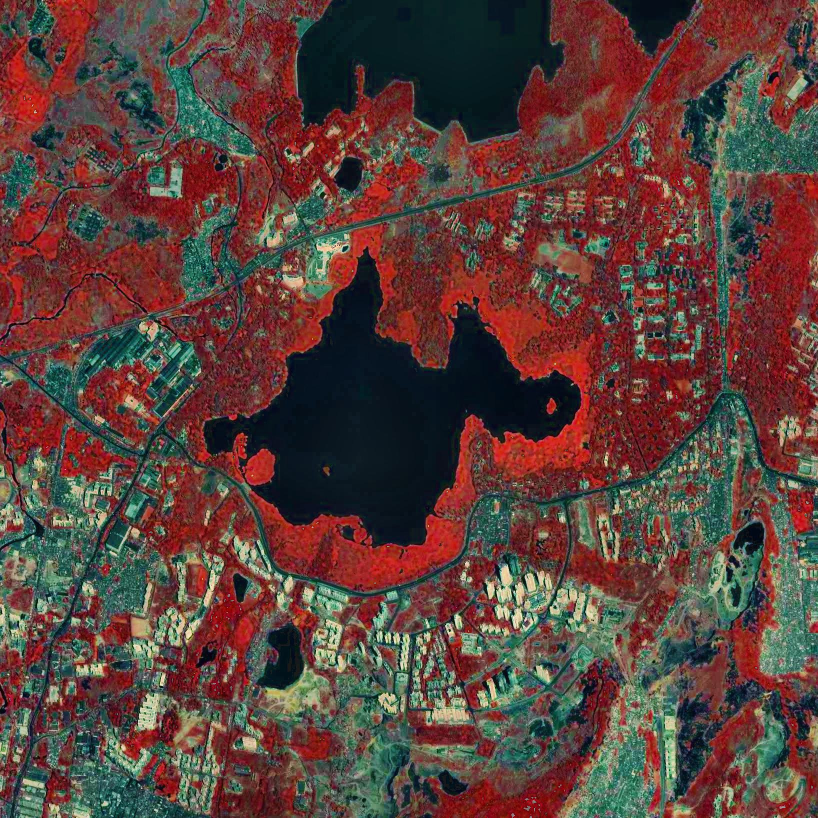
#> input picture Fused Images/2j_fused.jpg, 1636 x 1636 px, found by its file name (shown at 1/2 size)
$ python Segmentation.py
#> lines starting #> are read from the running program, lines starting #| are printed output that depends on the picture; pictures that were not available may be replaced by others from this repository, and a replacement may not be noted
import numpy as np
import matplotlib.pyplot as plt
from sklearn.cluster import KMeans
import cv2

#ualize and print each cluster
#for i in range(k):
image1 = plt.imread('D:/IMAGEE SEG/Registered imgs/2j/2j_fused.jpg')  # Load the satellite image
#> image1 is the input picture: shape (1636, 1636, 3); mean R, G, B 91.8, 64.6, 59.2
image1gray = cv2.cvtColor(image1,code=cv2.COLOR_RGB2GRAY)  # Load the satellite image grayscale
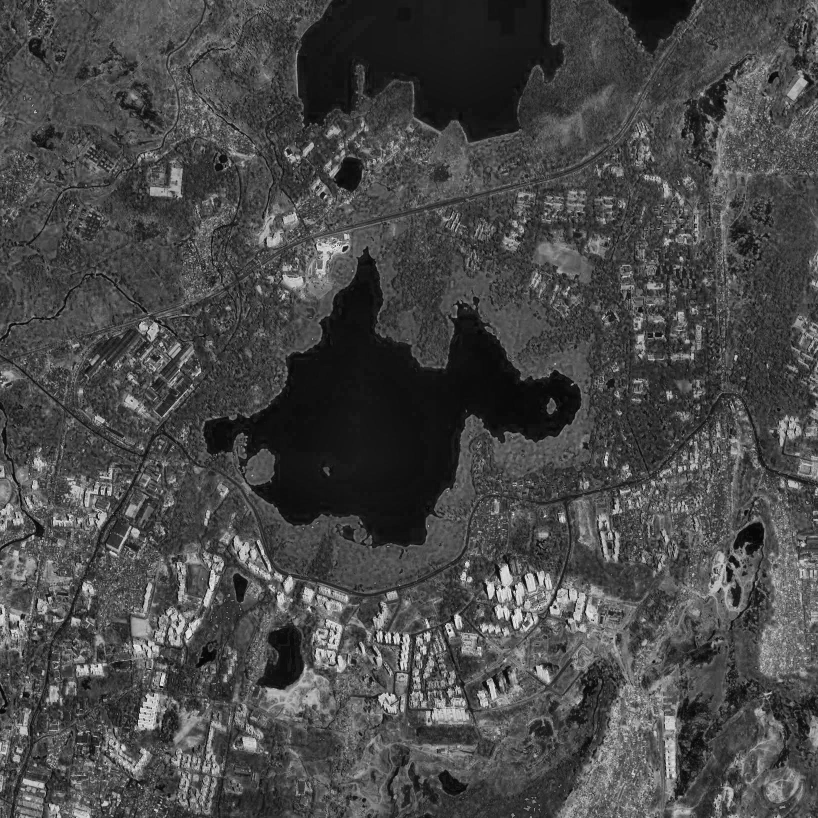
#> image1gray: shape (1636, 1636) (shown at 1/2 size); min 1, max 252, mean 72.1
image2 = plt.imread('D:/IMAGEE SEG/Registered imgs/2j/2j_enhanced.jpg')  # Load the enhanced satellite image
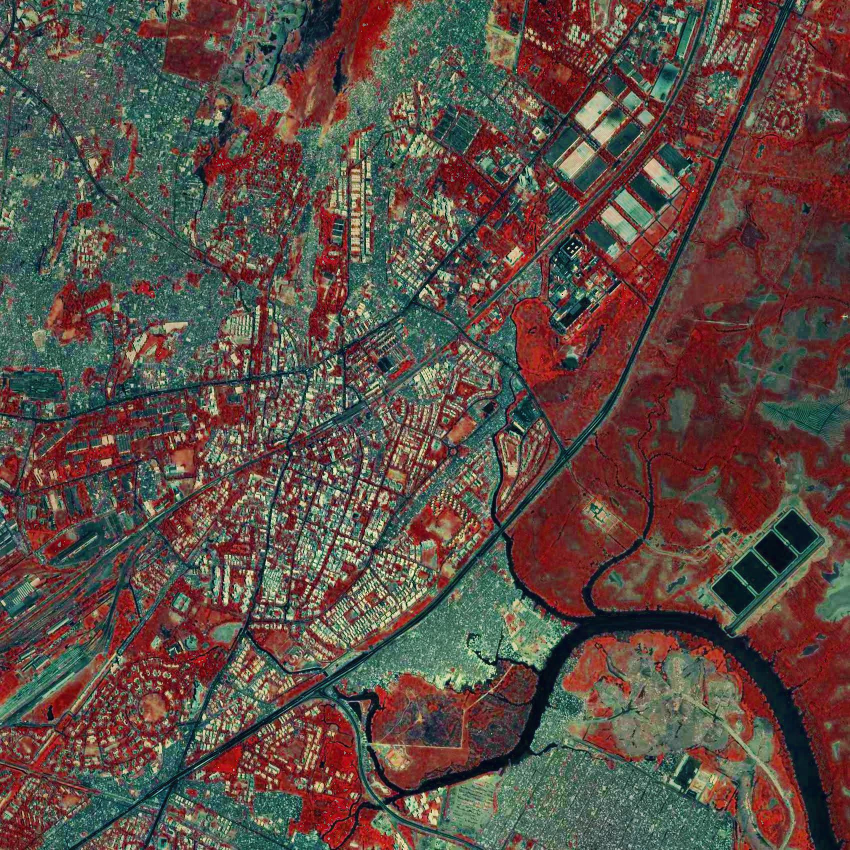
#> input picture Fused Images/1j_fused.jpg, 1700 x 1700 px, given in place of 2j_enhanced.jpg, which was not available (shown at 1/2 size)
#> image2 is the input picture: shape (1700, 1700, 3); mean R, G, B 93.2, 75.9, 68.5
sr = np.ones((5,5))
Idil = cv2.dilate(image1gray,sr)
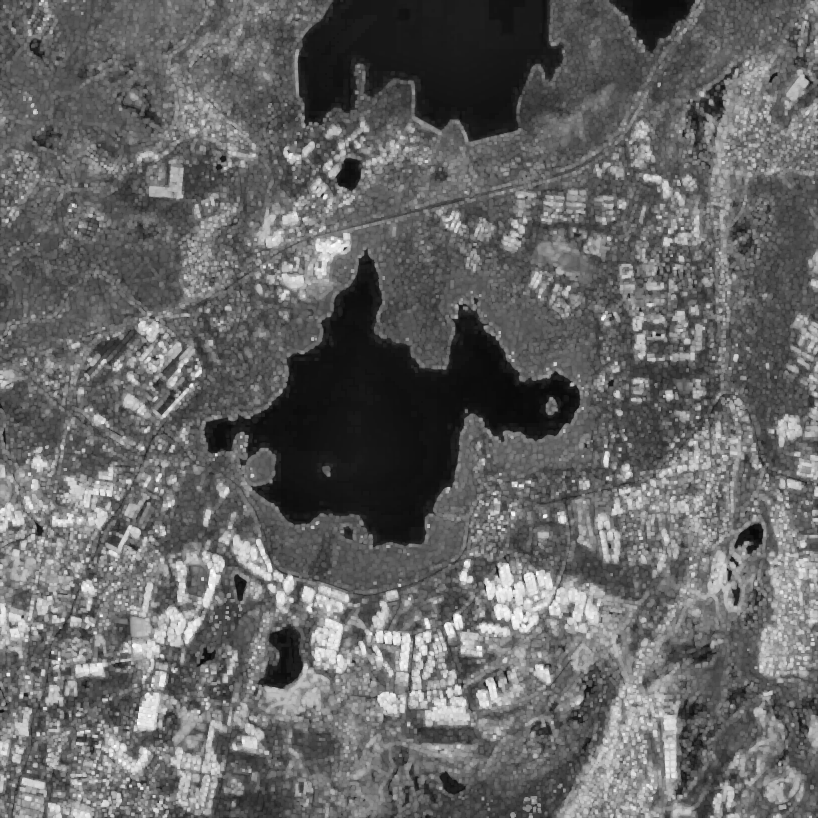
#> Idil: shape (1636, 1636) (shown at 1/2 size); min 7, max 252, mean 100.3
Ier = cv2.erode(image1gray,sr)
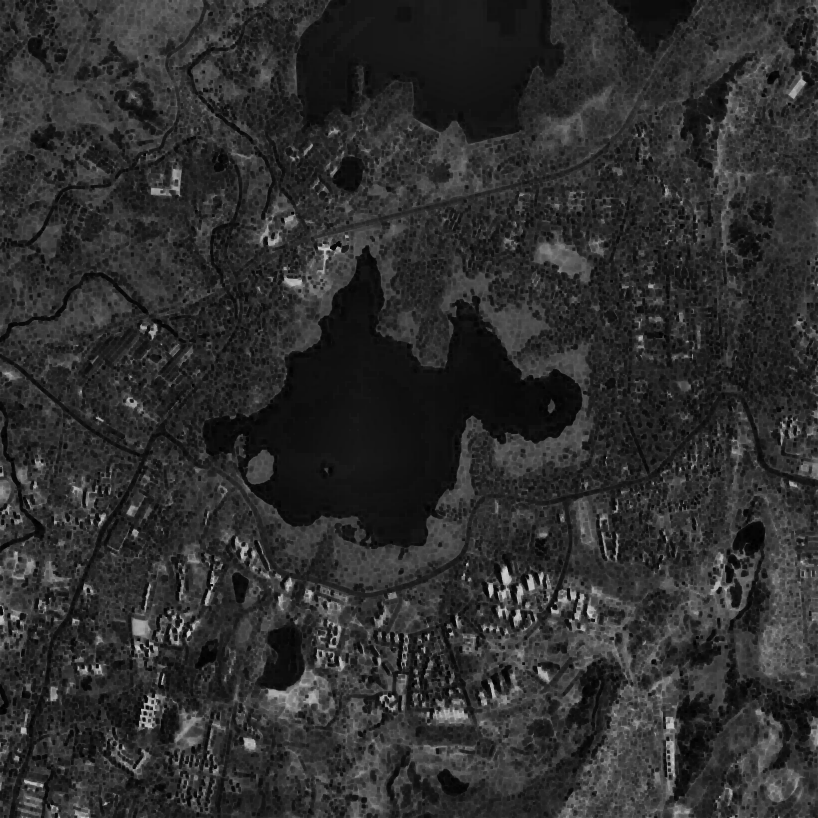
#> Ier: shape (1636, 1636) (shown at 1/2 size); min 1, max 214, mean 45.9
I2 = Idil-Ier
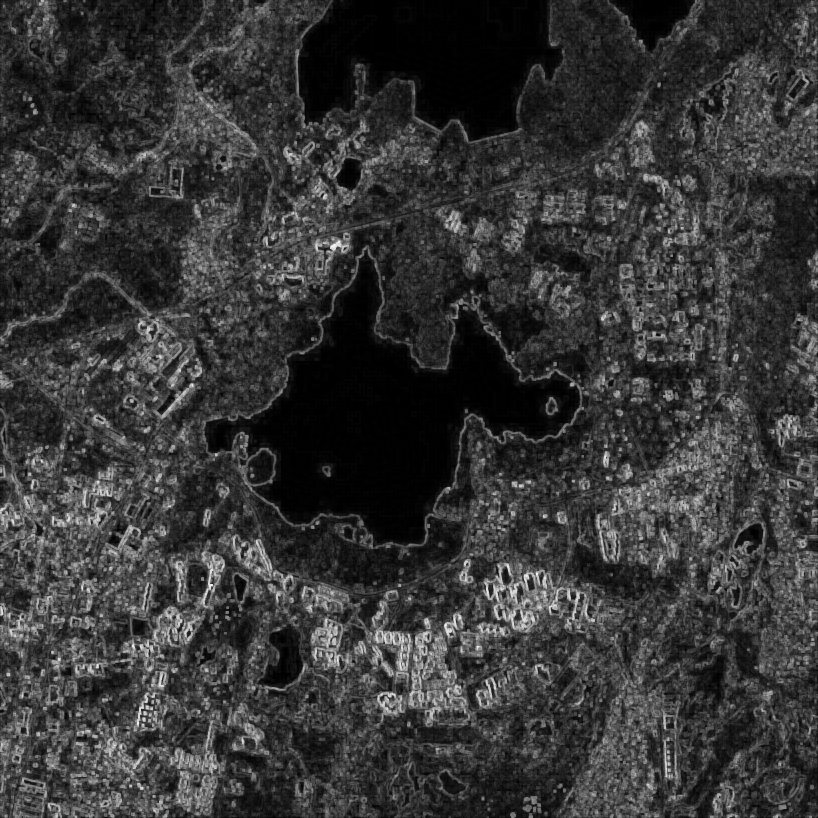
#> I2: shape (1636, 1636) (shown at 1/2 size); min 0, max 248, mean 54.4
# Normalize the pixel values to range between 0 and 1
#> (the run stopped early here; a loop or call above may not have finished)
